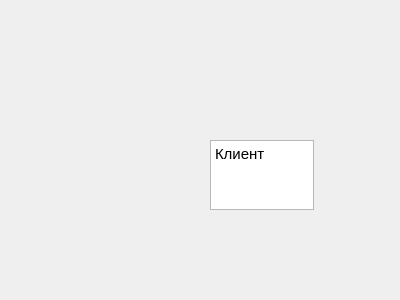
<?xml version="1.0" encoding="UTF-8"?>
<ui version="4.0">
 <class>Dialog</class>
 <widget class="QDialog" name="Dialog">
  <property name="geometry">
   <rect>
    <x>0</x>
    <y>0</y>
    <width>400</width>
    <height>300</height>
   </rect>
  </property>
  <property name="windowTitle">
   <string>Dialog</string>
  </property>
  <widget class="QTextEdit" name="textEdit">
   <property name="geometry">
    <rect>
     <x>210</x>
     <y>140</y>
     <width>104</width>
     <height>70</height>
    </rect>
   </property>
   <property name="html">
    <string>&lt;!DOCTYPE HTML PUBLIC &quot;-//W3C//DTD HTML 4.0//EN&quot; &quot;http://www.w3.org/TR/REC-html40/strict.dtd&quot;&gt;
&lt;html&gt;&lt;head&gt;&lt;meta name=&quot;qrichtext&quot; content=&quot;1&quot; /&gt;&lt;meta charset=&quot;utf-8&quot; /&gt;&lt;style type=&quot;text/css&quot;&gt;
p, li { white-space: pre-wrap; }
hr { height: 1px; border-width: 0; }
li.unchecked::marker { content: &quot;\2610&quot;; }
li.checked::marker { content: &quot;\2612&quot;; }
&lt;/style&gt;&lt;/head&gt;&lt;body style=&quot; font-family:'Cantarell'; font-size:11pt; font-weight:400; font-style:normal;&quot;&gt;
&lt;p style=&quot; margin-top:0px; margin-bottom:0px; margin-left:0px; margin-right:0px; -qt-block-indent:0; text-indent:0px;&quot;&gt;Клиент&lt;/p&gt;&lt;/body&gt;&lt;/html&gt;</string>
   </property>
  </widget>
 </widget>
 <resources/>
 <connections/>
</ui>
